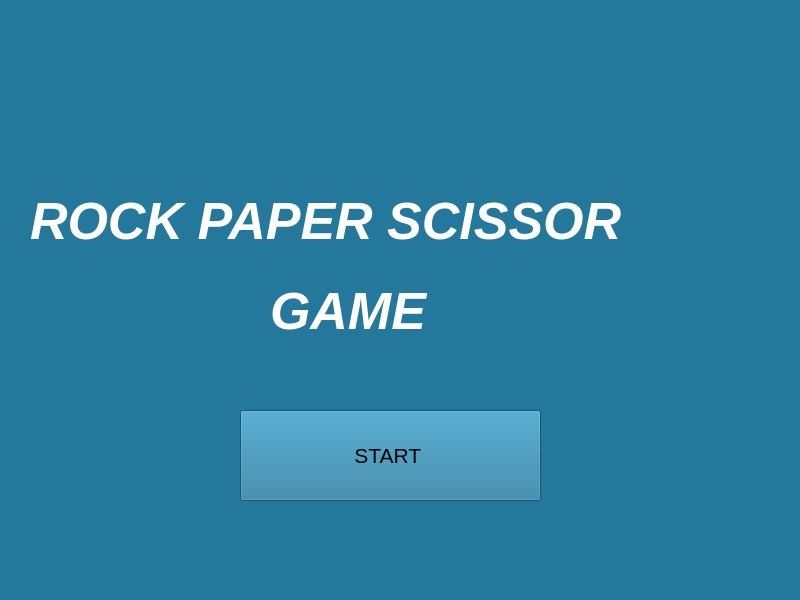
<?xml version="1.0" encoding="UTF-8"?>
<ui version="4.0">
 <class>MainWindow</class>
 <widget class="QMainWindow" name="MainWindow">
  <property name="geometry">
   <rect>
    <x>0</x>
    <y>0</y>
    <width>800</width>
    <height>600</height>
   </rect>
  </property>
  <property name="windowTitle">
   <string>MainWindow</string>
  </property>
  <property name="styleSheet">
   <string notr="true">background-color: rgb(36, 120, 156);
 </string>
  </property>
  <widget class="QWidget" name="centralwidget">
   <widget class="QLabel" name="title">
    <property name="geometry">
     <rect>
      <x>30</x>
      <y>150</y>
      <width>741</width>
      <height>141</height>
     </rect>
    </property>
    <property name="font">
     <font>
      <pointsize>39</pointsize>
      <weight>75</weight>
      <italic>true</italic>
      <bold>true</bold>
      <underline>false</underline>
     </font>
    </property>
    <property name="styleSheet">
     <string notr="true">color: white;</string>
    </property>
    <property name="text">
     <string>ROCK PAPER SCISSOR </string>
    </property>
    <property name="wordWrap">
     <bool>true</bool>
    </property>
   </widget>
   <widget class="QLabel" name="title_2">
    <property name="geometry">
     <rect>
      <x>270</x>
      <y>260</y>
      <width>241</width>
      <height>101</height>
     </rect>
    </property>
    <property name="font">
     <font>
      <pointsize>39</pointsize>
      <weight>75</weight>
      <italic>true</italic>
      <bold>true</bold>
     </font>
    </property>
    <property name="styleSheet">
     <string notr="true">color:white;</string>
    </property>
    <property name="text">
     <string>GAME</string>
    </property>
   </widget>
   <widget class="QPushButton" name="start">
    <property name="geometry">
     <rect>
      <x>240</x>
      <y>410</y>
      <width>301</width>
      <height>91</height>
     </rect>
    </property>
    <property name="font">
     <font>
      <pointsize>16</pointsize>
     </font>
    </property>
    <property name="styleSheet">
     <string notr="true"/>
    </property>
    <property name="text">
     <string>START </string>
    </property>
   </widget>
   <widget class="QLabel" name="label">
    <property name="geometry">
     <rect>
      <x>40</x>
      <y>260</y>
      <width>191</width>
      <height>201</height>
     </rect>
    </property>
    <property name="text">
     <string/>
    </property>
    <property name="pixmap">
     <pixmap>rock.png</pixmap>
    </property>
    <property name="scaledContents">
     <bool>true</bool>
    </property>
   </widget>
   <widget class="QLabel" name="label_2">
    <property name="geometry">
     <rect>
      <x>540</x>
      <y>270</y>
      <width>181</width>
      <height>181</height>
     </rect>
    </property>
    <property name="text">
     <string/>
    </property>
    <property name="pixmap">
     <pixmap>scissor.png</pixmap>
    </property>
    <property name="scaledContents">
     <bool>true</bool>
    </property>
   </widget>
   <widget class="QLabel" name="label_3">
    <property name="geometry">
     <rect>
      <x>320</x>
      <y>20</y>
      <width>161</width>
      <height>151</height>
     </rect>
    </property>
    <property name="text">
     <string/>
    </property>
    <property name="pixmap">
     <pixmap>paper.png</pixmap>
    </property>
    <property name="scaledContents">
     <bool>true</bool>
    </property>
   </widget>
   <zorder>title</zorder>
   <zorder>label_2</zorder>
   <zorder>title_2</zorder>
   <zorder>start</zorder>
   <zorder>label</zorder>
   <zorder>label_3</zorder>
  </widget>
  <widget class="QMenuBar" name="menubar">
   <property name="geometry">
    <rect>
     <x>0</x>
     <y>0</y>
     <width>800</width>
     <height>29</height>
    </rect>
   </property>
  </widget>
  <widget class="QStatusBar" name="statusbar"/>
 </widget>
 <resources/>
 <connections/>
</ui>
